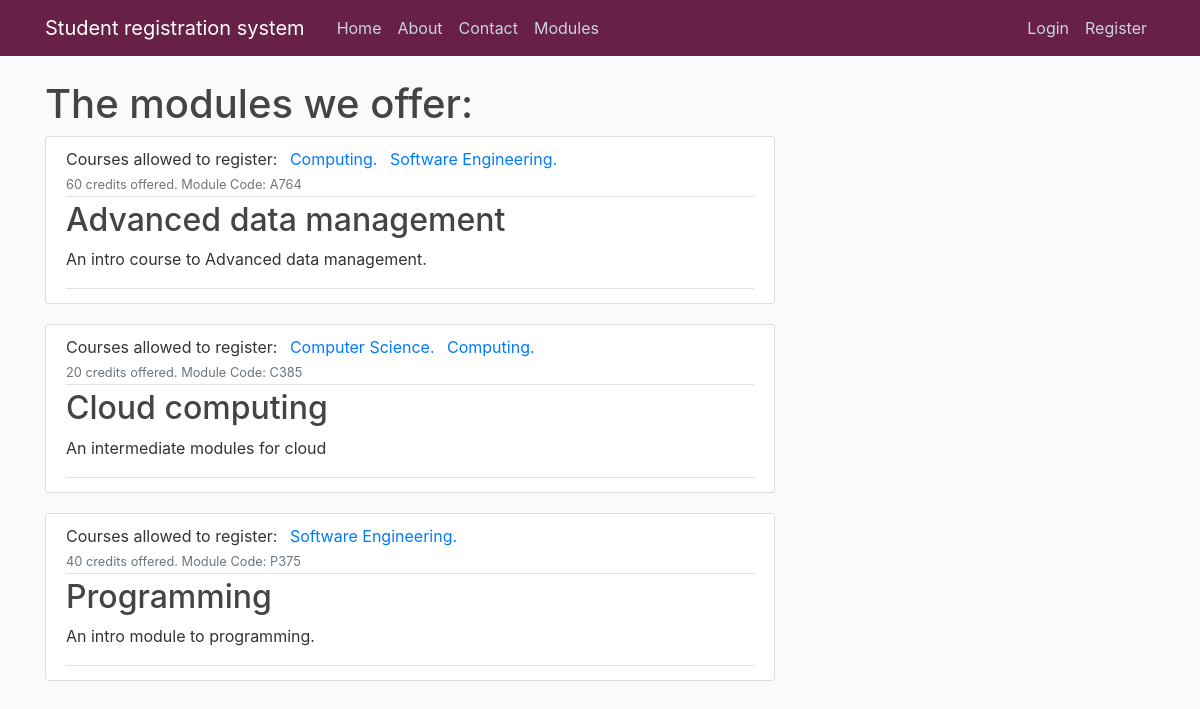
The app's page /modules, older data.
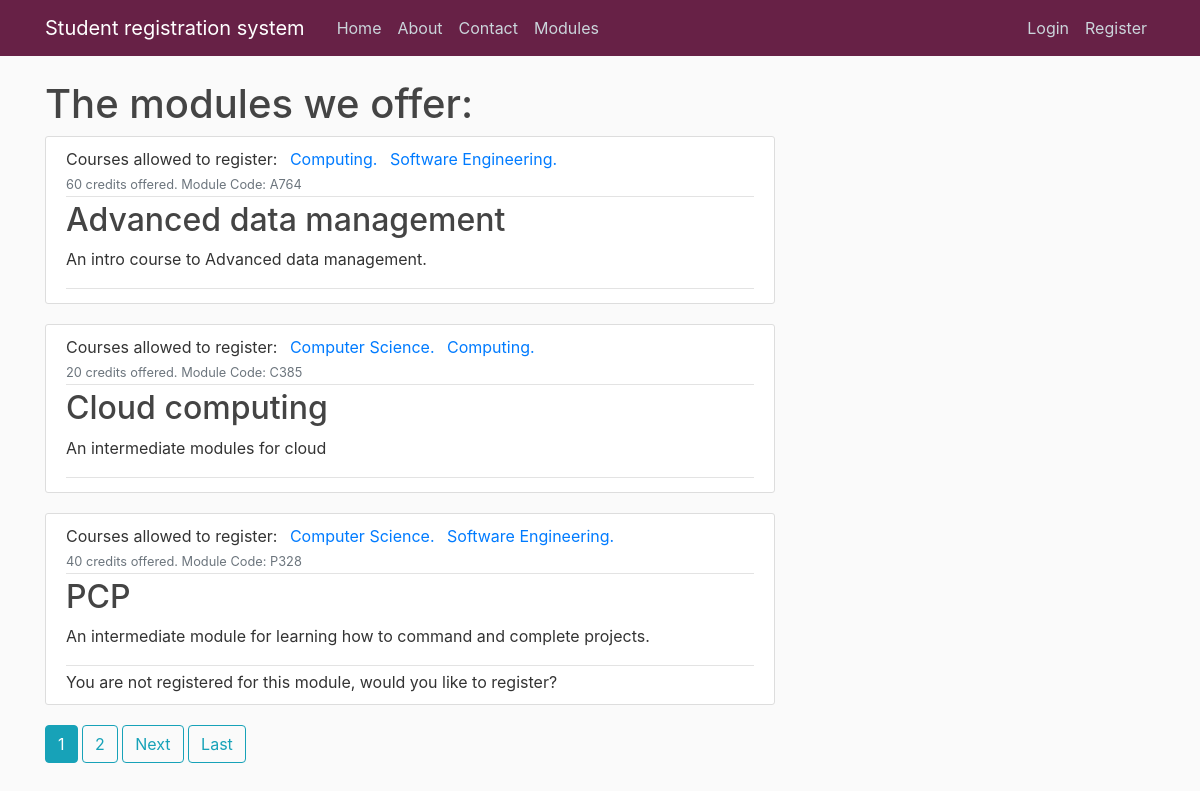
The same page, newer data.
### ModuleRegistrationSystem/models.py (models this page shows, shortened)
class Module(models.Model):
    name = models.CharField(max_length= 40)
    code = models.CharField(max_length= 4, primary_key= 'code')
    credit = models.IntegerField(choices= [(20, 20), (40, 40), (60, 60)])
    category = models.CharField(max_length= 20, choices= [('In-person', 'In person'), ('Online', 'Online')])
    description = models.TextField()
    availability = models.BooleanField(default=True)
    coursesAllowedToRegister = models.ManyToManyField(Course)
    def __str__(self):
        return f'{self.name}'

class Course(models.Model):
    name = models.CharField(max_length = 20, primary_key= 'name')
    startDate = models.DateField(default = timezone.now)
    duration = models.CharField(max_length = 10 ,choices= [('1 year', '1 year'), ('2 years', '2 years'), ('3 years', '3 years')])
    description = models.TextField()
    def __str__(self):
        return f'{self.name}'

### ModuleRegistrationSystem/views.py (the view)
# urls.py: path('modules', ModuleListView.as_view(), name='modules'),
class ModuleListView(ListView):
        model = Module
        template_name = 'ModuleRegistrationSystem/modules.html'
        context_object_name = 'modules'
        ordering = ['code']
        paginate_by = 3

### ModuleRegistrationSystem/templates/ModuleRegistrationSystem/modules.html (shortened to what this page needs)
{% extends "ModuleRegistrationSystem/base.html" %}
{% block content %}
    <h1>The modules we offer:</h1>
{% for module in modules %}
    <article class="media content-section">
        <div class="media-body">
            <div class="article-metadata">
                <a class="mr-2">Courses allowed to register: {% for coursesAllowedToRegister in module.coursesAllowedToRegister.all %} <a class="mr-2" href="{% url 'ModuleRegistrationSystem:course-detail' coursesAllowedToRegister.name %}"> {{ coursesAllowedToRegister }}. </a>
                    {% endfor %}</a>
                <small class="text-muted">{{ module.credit }} credits offered. Module Code: {{ module.code }}</small>
            </div>
            <h2><a class="article-title" href="{% url 'ModuleRegistrationSystem:module-detail' module.code %}">{{ module }}</a></h2>
            <p class="article-content">{{ module.description }}</p>
            <div class="article-metadata"></div>
            {% for registration in module.moduleregistrations.all %}
                {% if user == registration.student %}
                    <a class="mr-2">You are already registered for this module, would you like to deregister?</a>
                {% else %}
                {% endif %}
                {% empty %}
                    <a class="mr-2">You are not registered for this module, would you like to register?</a>
            {% endfor %}
    </article>
{% endfor %}
{% if is_paginated %}
{% for num in page_obj.paginator.page_range %}
{% if page_obj.number == num %}
<a class="btn btn-info mb-4" href="?page={{num}}">{{num}}</a>
{% elif num > page_obj.number|add:'-3' and num < page_obj.number|add:'3' %}
<a class="btn btn-outline-info mb-4" href="?page={{num}}">{{num}}</a>
{% endif %}
{% endfor %}
{% if page_obj.has_next %}
<a class="btn btn-outline-info mb-4" href="?page={{page_obj.next_page_number}}">Next</a>
<a class="btn btn-outline-info mb-4" href="?page={{page_obj.paginator.num_pages}}">Last</a>
{% endif %}
{% endif %}
{% endblock content %}

Row changes from the older to the newer data that the page shows:
no longer on this page (row unchanged): Module: credit "40", code "P375", name "Programming", description "An intro module to programming.", Course (name "Software Engineering")
added Module: credit "40", code "P328", name "PCP", description "An intermediate module for learning how to command and complete projects.", Course (name "Computer Science"), Course (name "Software Engineering")
Text that changed along with them:
new list line: "1"
new list line: "2"
text now shown: "Next Last"
